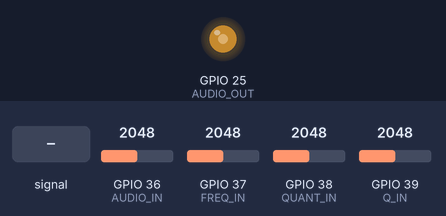
A sketch run on a simulated ESP32. Shown: output pins drawn as LEDs (lit = HIGH). The test bench sets the inputs (shaded band); at power-on: GPIO 37 (FREQ_IN) = 2048, GPIO 39 (Q_IN) = 2048, GPIO 36 (AUDIO_IN) = 2048, GPIO 38 (QUANT_IN) = 2048. What the sketch prints to the serial monitor is not drawn.

Above: at 1.2 s.
1.3 s: GPIO 36 (AUDIO_IN) fed a 200 Hz sine of ±1842 counts around its level
At 2.07 s:
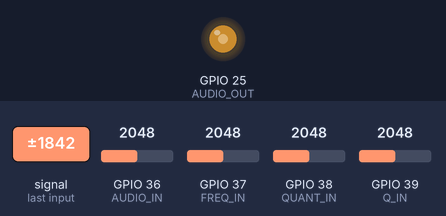
4.3 s: GPIO 37 (FREQ_IN) set to 1996
7.3 s: GPIO 39 (Q_IN) set to 122
At 7.55 s:
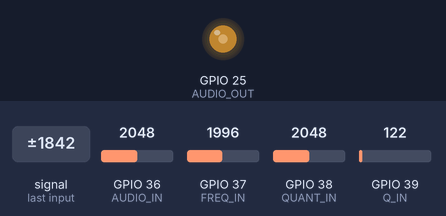
10.3 s: GPIO 36 (AUDIO_IN) set to 2866
At 11.0 s:
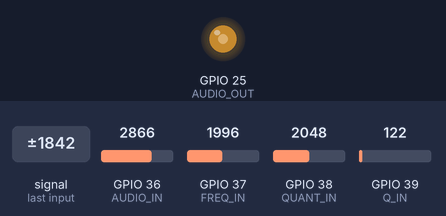
13.3 s: GPIO 36 (AUDIO_IN) set to 2224
At 14.0 s:
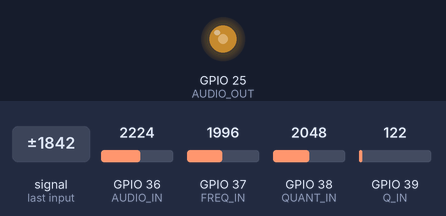
14.9 s: GPIO 36 (AUDIO_IN) set to 2109
At 16.0 s:
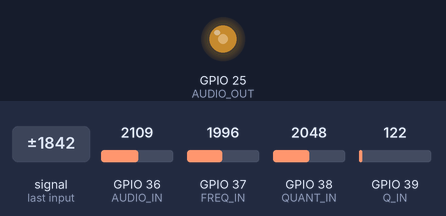
Timing chart, 0 to 17.9 s (numbered marks = the images above; inputs shaded):
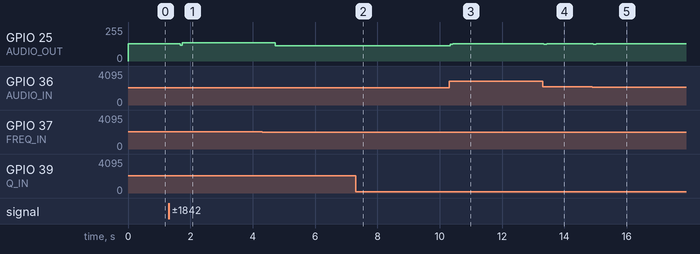

Measured:
- after the input at 1.3 s, GPIO 25 (AUDIO_OUT): 128/255 → 117/255 after 0.37 s, → 138/255 0.07 s later
- after the input at 7.3 s, GPIO 25 (AUDIO_OUT): stays 116/255 (without the input it goes to 109/255 after 3.0 s)
- after the input at 10.3 s, GPIO 25 (AUDIO_OUT): 116/255 → 127/255 at once, → 128/255 0.08 s later
- after the input at 13.3 s, GPIO 25 (AUDIO_OUT): 128/255 → 127/255 at once, → 128/255 0.10 s later
- after the input at 14.9 s, GPIO 25 (AUDIO_OUT): 128/255 → 127/255 at once, → 128/255 0.10 s later

The sketch:

optimized3.ino
```cpp
// Define the analog input pins
#define AUDIO_IN A0 // Audio input pin
#define FREQ_IN A1 // Frequency input pin
#define QUANT_IN A2 // Quantization input pin
#define Q_IN A3 // Q input pin

// Define the DAC output pin
#define AUDIO_OUT 25 // Audio output pin

// Define some constants
#define SAMPLE_RATE 44100 // Sampling rate in Hz
#define SEMITONE 1.0594630943592953 // Ratio of a semitone
#define MAX_FREQ 20000 // Maximum frequency in Hz
#define MIN_FREQ 20 // Minimum frequency in Hz
#define MAX_Q 10 // Maximum Q factor
#define MIN_Q 0.1 // Minimum Q factor

// Helper for float mapping
float fmap(float x, float in_min, float in_max, float out_min, float out_max) {
  return (x - in_min) * (out_max - out_min) / (in_max - in_min) + out_min;
}

// Declare some global variables
float centerFreq; // Center frequency of the bandpass filter
float bandwidth; // Bandwidth of the bandpass filter
float Q; // Q factor of the bandpass filter
float b0, b1, b2, a1, a2; // Filter coefficients
float x1, x2, y1, y2; // Filter states

void setup() {
  // Initialize the serial monitor
  Serial.begin(115200);

  // Initialize the DAC output
  dacWrite(AUDIO_OUT, 0);

  // Initialize the filter variables
  centerFreq = 0;
  bandwidth = 0;
  Q = 0;
  b0 = b1 = b2 = a1 = a2 = 0;
  x1 = x2 = y1 = y2 = 0;
}

void loop() {
  // Read the analog inputs
  int audioIn = analogRead(AUDIO_IN); // Audio input value (0-4095)
  int freqIn = analogRead(FREQ_IN); // Frequency input value (0-4095)
  int quantIn = analogRead(QUANT_IN); // Quantization input value (0-4095)
  int qIn = analogRead(Q_IN); // Q input value (0-4095)

  // Map the analog inputs to the desired ranges
  float audio = (audioIn - 2048) / 2048.0f; // Audio input signal (-1 to 1)
  float freq = fmap(freqIn, 0, 4095, MIN_FREQ, MAX_FREQ); // Frequency input signal (MIN_FREQ to MAX_FREQ)
  float quant = fmap(quantIn, 0, 4095, 0, 12); // Quantization input signal (0 to 12)
  Q = fmap(qIn, 0, 4095, MIN_Q, MAX_Q); // Q input signal (MIN_Q to MAX_Q)

  // Quantize the frequency input to the nearest semitone
  freq = pow(SEMITONE, round(log(freq / MIN_FREQ) / log(SEMITONE))) * MIN_FREQ;

  // Calculate the bandwidth of the bandpass filter
  bandwidth = freq * (pow(SEMITONE, 0.5) - pow(SEMITONE, -0.5));

  // Calculate the filter coefficients using the bilinear transform method
  // Reference: [Arduino Tutorial: Simple High-pass, Band-pass and Band-stop Filtering](https://www.norwegiancreations.com/2016/03/arduino-tutorial-simple-high-pass-band-pass-and-band-stop-filtering/)
  centerFreq = freq;
  float omega = 2 * PI * centerFreq / SAMPLE_RATE;
  float alpha = sin(omega) / (2 * Q);
  float cosw = cos(omega);
  float norm = 1.0f / (1.0f + alpha);
  b0 = alpha * norm;
  b1 = 0;
  b2 = -alpha * norm;
  a1 = -2.0f * cosw * norm;
  a2 = (1.0f - alpha) * norm;

  // Apply the filter to the audio input signal
  // Reference: [Arduino-signal-filtering-library](https://jeroendoggen.github.io/Arduino-signal-filtering-library/)
  float y = b0 * audio + b1 * x1 + b2 * x2 - a1 * y1 - a2 * y2;
  x2 = x1;
  x1 = audio;
  y2 = y1;
  y1 = y;

  // Map the filter output to the DAC range
  int audioOut = (int)constrain(y * 127.0f + 128.0f, 0, 255);

  // Write the filter output to the DAC pin
  dacWrite(AUDIO_OUT, audioOut);

  // Print some information to the serial monitor
  Serial.print("Audio In: ");
  Serial.print(audioIn);
  Serial.print("\tFrequency: ");
  Serial.print(freq);
  Serial.print("\tBandwidth: ");
  Serial.print(bandwidth);
  Serial.print("\tQ: ");
  Serial.print(Q);
  Serial.print("\tAudio Out: ");
  Serial.println(audioOut);
}
```
